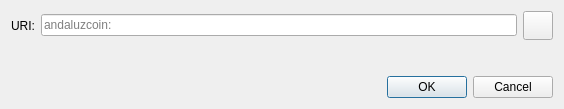
<?xml version="1.0" encoding="UTF-8"?>
<ui version="4.0">
 <class>OpenURIDialog</class>
 <widget class="QDialog" name="OpenURIDialog">
  <property name="geometry">
   <rect>
    <x>0</x>
    <y>0</y>
    <width>564</width>
    <height>109</height>
   </rect>
  </property>
  <property name="windowTitle">
   <string>Open andaluzcoin URI</string>
  </property>
  <layout class="QVBoxLayout" name="verticalLayout">
   <item>
    <layout class="QHBoxLayout" name="horizontalLayout">
     <item>
      <widget class="QLabel" name="label">
       <property name="text">
        <string>URI:</string>
       </property>
      </widget>
     </item>
     <item>
      <widget class="QValidatedLineEdit" name="uriEdit">
       <property name="placeholderText">
        <string notr="true">andaluzcoin:</string>
       </property>
      </widget>
     </item>
     <item>
      <widget class="QToolButton" name="pasteButton">
       <property name="toolTip">
        <string extracomment="Tooltip text for button that allows you to paste an address that is in your clipboard.">Paste address from clipboard</string>
       </property>
       <property name="text">
        <string/>
       </property>
       <property name="icon">
        <iconset resource="../andaluzcoin.qrc">
         <normaloff>:/icons/editpaste</normaloff>:/icons/editpaste
        </iconset>
       </property>
       <property name="iconSize">
        <size>
         <width>22</width>
         <height>22</height>
        </size>
       </property>
      </widget>
     </item>
    </layout>
   </item>
   <item>
    <spacer name="verticalSpacer">
     <property name="orientation">
      <enum>Qt::Vertical</enum>
     </property>
     <property name="sizeHint" stdset="0">
      <size>
       <width>20</width>
       <height>40</height>
      </size>
     </property>
    </spacer>
   </item>
   <item>
    <widget class="QDialogButtonBox" name="buttonBox">
     <property name="orientation">
      <enum>Qt::Horizontal</enum>
     </property>
     <property name="standardButtons">
      <set>QDialogButtonBox::Cancel|QDialogButtonBox::Ok</set>
     </property>
    </widget>
   </item>
  </layout>
 </widget>
 <customwidgets>
  <customwidget>
   <class>QValidatedLineEdit</class>
   <extends>QLineEdit</extends>
   <header>qt/qvalidatedlineedit.h</header>
  </customwidget>
 </customwidgets>
 <resources/>
 <connections>
  <connection>
   <sender>buttonBox</sender>
   <signal>accepted()</signal>
   <receiver>OpenURIDialog</receiver>
   <slot>accept()</slot>
   <hints>
    <hint type="sourcelabel">
     <x>248</x>
     <y>254</y>
    </hint>
    <hint type="destinationlabel">
     <x>157</x>
     <y>274</y>
    </hint>
   </hints>
  </connection>
  <connection>
   <sender>buttonBox</sender>
   <signal>rejected()</signal>
   <receiver>OpenURIDialog</receiver>
   <slot>reject()</slot>
   <hints>
    <hint type="sourcelabel">
     <x>316</x>
     <y>260</y>
    </hint>
    <hint type="destinationlabel">
     <x>286</x>
     <y>274</y>
    </hint>
   </hints>
  </connection>
 </connections>
</ui>
